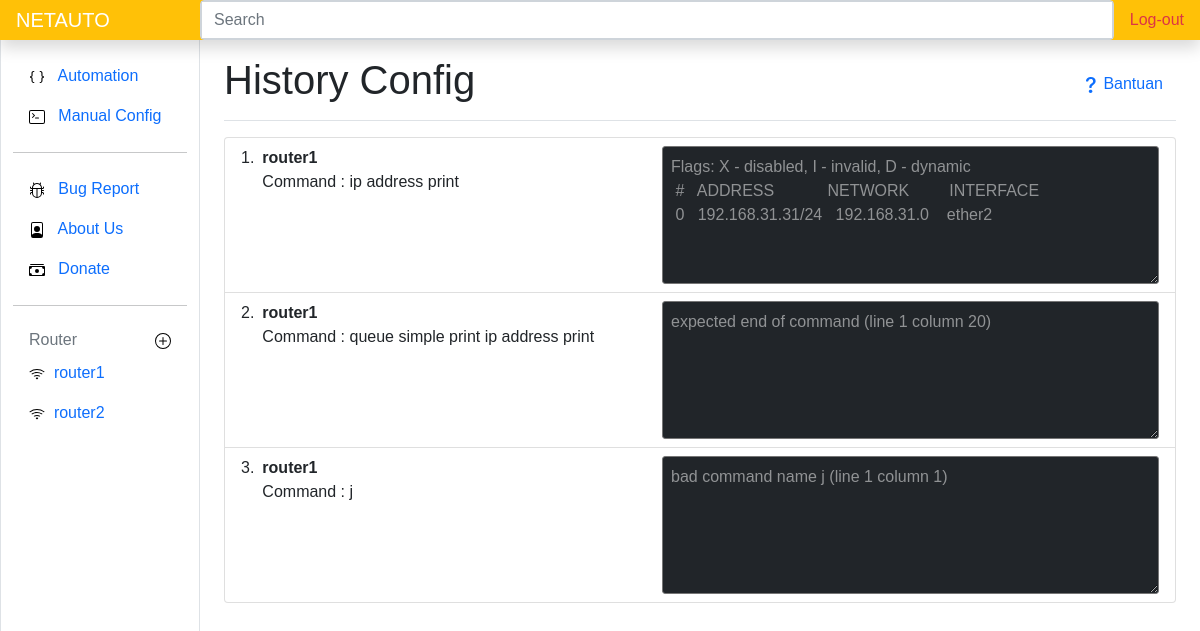
Page /configlog on the earlier database version.
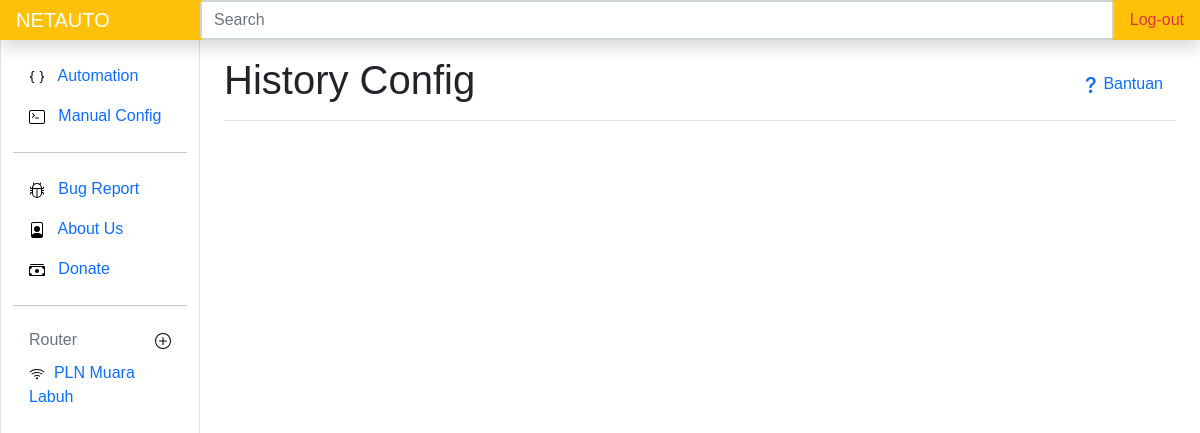
Same page on the later database version.
### routerapp/models.py (models this page shows)
class Routerm(models.Model):
    nama = models.CharField(max_length=50)
    host = models.CharField(max_length=50)
    user = models.CharField(max_length=30)
    password = models.CharField(max_length=50, blank=True)
    kecepatan_download = models.IntegerField(blank=True)
    kecepatan_upload = models.IntegerField(blank=True)
    pub_date = models.DateField(auto_now=True)
    def __str__(self):
        return self.nama

class Manualcommand(models.Model):
    host = models.ForeignKey(Routerm, on_delete=models.CASCADE)
    command = models.CharField(max_length=255)
    output = models.TextField(blank=True)
    time = models.DateTimeField(auto_now_add=True)

### routerapp/views.py (the view)
# urls.py: path('configlog',views.configlog, name='configlogurl')
@csrf_exempt
def configlog(request):
    routerside = Routerm.objects.all()
    if request.method == 'POST':
        keyword=request.POST['keyword']
        data = Manualcommand.objects.filter(Q(command__contains=keyword)|Q(output__contains=keyword))
        context = {
            "log" : data,
            'routerside': routerside
        }
        return render(request,'configlog.html', context)
    else:
        data = Manualcommand.objects.all()
        context = {
            "log" : data,
            'routerside': routerside
        }
        return render(request,'configlog.html', context)

### routerapp/templates/configlog.html (shortened to what this page needs)
{% extends 'base.html' %}
{% load static %}
{% block judul %} History Config {% endblock judul %}
{% block content %}
<ol class="list-group list-group-numbered">
  {% for log in log %}
  <li class="list-group-item d-flex justify-content-between align-items-start">
    <div class="ms-2 me-auto">
      <div class="fw-bold">{{log.host}}</div>
      Command : {{log.command}}
    </div>
    <textarea class="rounded-1 bg-dark p-2 text-white-50" name="" id="" cols="50" rows="5">{{log.output}}</textarea>
  </li>
  {% endfor %}
</ol>
{% endblock content %} {% block routerside %}
{% for router in routerside|slice:":1"%}
   {% include 'routerside.html' %}
 {% endfor %} {% endblock routerside %}

### templates/routerside.html (shortened to what this page needs)
<div class="pb-lg-5 overflow-auto">
    {% load static %}
    {% for routerside in routerside %}
    <li class="nav-item">
        <a class="nav-link {% if routerside.id == idk %}shadow text-white bg-info{% endif %}" href="{% url 'router' routerside.id %}">
            <img src="{% static 'icons/wifi.svg' %}" alt="">&nbsp;
            {{routerside.nama}}
        </a>
    </li>
    {% endfor %}
</div>

Differences in the rows shown:
removed Routerm: nama "router1", Routerm (nama "router2")
removed Manualcommand: host "router1", command "ip address print", output "Flags: X - disabled, I - invalid, D - dynamic # ADDRESS NETWORK INTERFACE 0 192.168.31.31/24 192.168.31.0 ether2"
removed Manualcommand: host "router1", command "queue simple print ip address print", output "expected end of command (line 1 column 20)"
removed Manualcommand: host "router1", command "j", output "bad command name j (line 1 column 1)"
now on one of the page's lists (row edited): Routerm: nama "PLN Muara Labuh"
